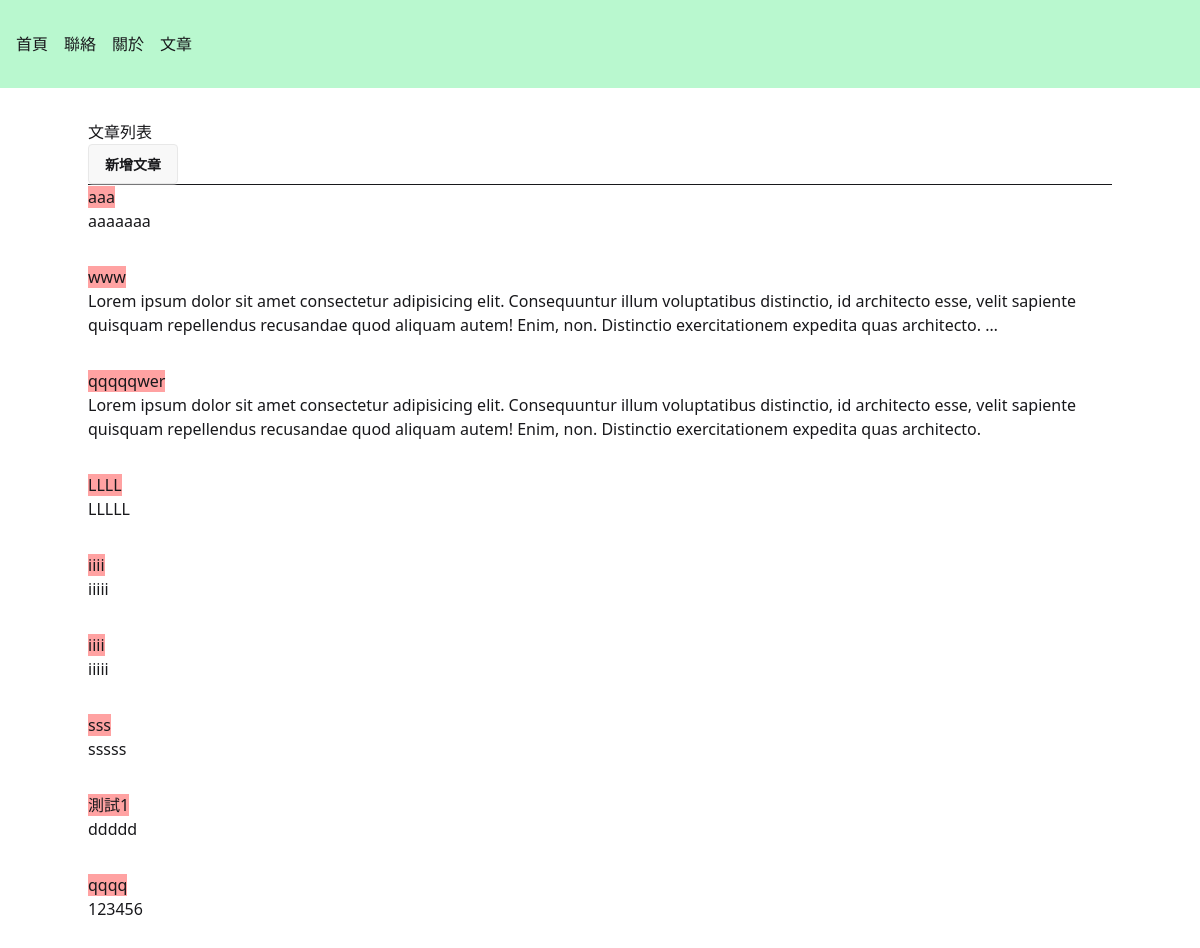
/, run on an earlier commit of the app's database.
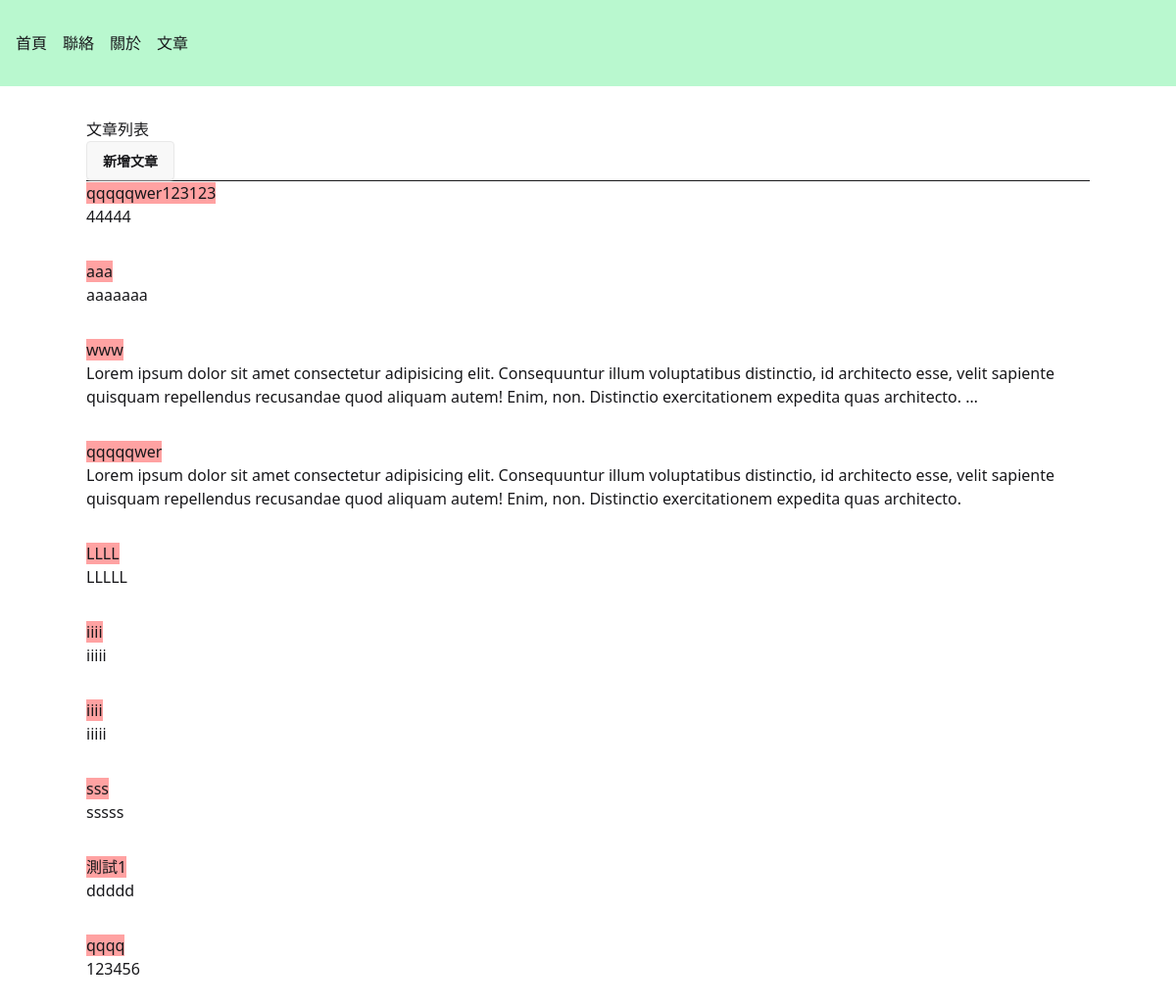
And on a later commit of the database.
### articles/models.py (models this page shows, shortened)
class Article(models.Model):
    title = models.CharField(max_length=200, null=False)
    content = models.TextField(null=True)

### articles/views.py (the view)
# urls.py: path("", views.index, name="index"),
def index(request):
    if request.POST:
        title = request.POST['title']
        content = request.POST["content"]
        Article.objects.create(title=title, content=content)
        messages.success(request, "新增成功")
        return redirect("articles:index")
    else:
        articles = Article.objects.all().order_by("-id")
        return render(request, "articles/index.html", {"articles": articles})

### articles/templates/articles/index.html
{% extends "layouts/default.html" %}
{% block content %}
<h1>文章列表</h1>
<a href="{% url  'articles:create' %}" class="btn">新增文章</a>
<hr>
{% for article in articles %}
<article class="mb-8">
  <h2><a
        class="bg-red-300"
        href="{% url 'articles:detail' article.id %}">
        {{ article.title }}
      </a>
  </h2>
  <p>
    {{ article.content | truncatewords:30 }}
  </p>
</article>
{% endfor %}
{% endblock %}

### templates/layouts/default.html (shortened to what this page needs)
<!DOCTYPE html>
<html lang="en">
<head>
  <link href="https://cdn.jsdelivr.net/npm/daisyui@5" rel="stylesheet" type="text/css" />
  <script src="https://cdn.jsdelivr.net/npm/@tailwindcss/browser@4"></script>
</head>
<body>
  <nav class="bg-green-200 px-4 py-8">
    <ul class="flex gap-4">
      <li><a href="{% url  'pages:home' %}">首頁</a></li>
      <li><a href="{% url  'pages:contact' %}">聯絡</a></li>
      <li><a href="{% url  'pages:about' %}">關於</a></li>
      <li><a href="{% url  'articles:index' %}">文章</a></li>
    </ul>
  </nav>
  <main class="container mx-auto py-8">
    {% block content %}{% endblock %}
  </main>
</body>
</html>

What changed in the data, as far as the page shows it:
added Article: title "qqqqqwer123123", content "44444"
